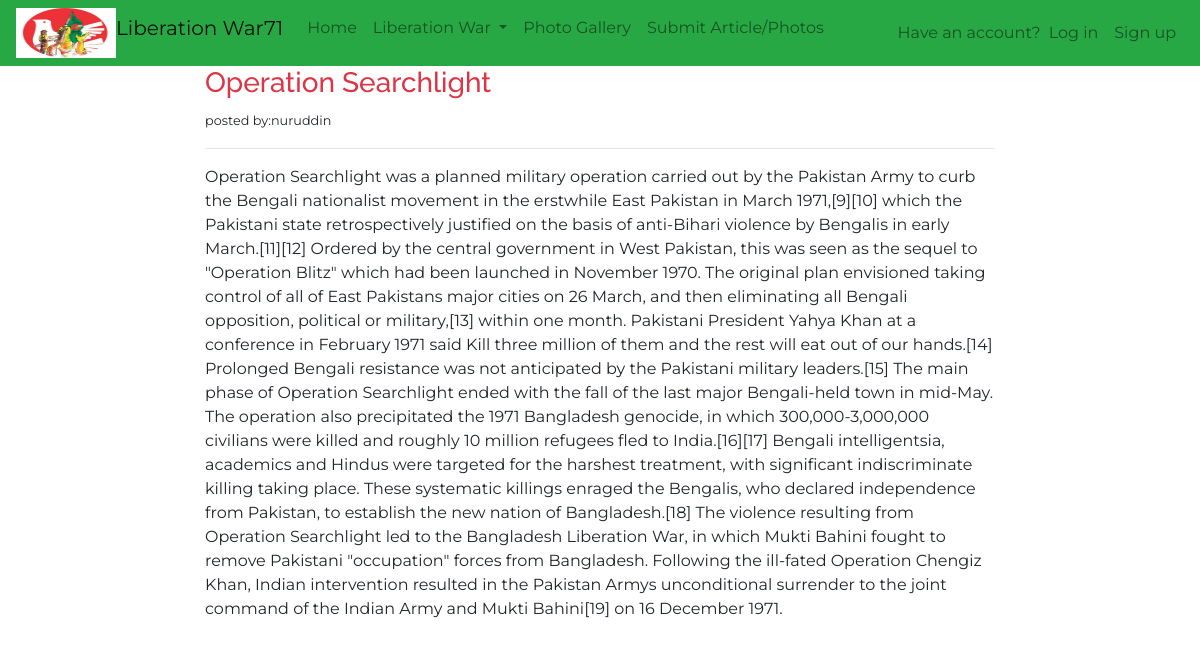
Screenshot of /display_article.php?article_id=1 with the database file from the repository.
### tables this page shows
CREATE TABLE IF NOT EXISTS `articles` (
  `article_id` int(11) NOT NULL AUTO_INCREMENT,
  `title` varchar(100) NOT NULL,
  `section_name`  varchar(50) NOT NULL,
  `description` text,
  `user_id` int(11) NOT NULL,
  `approve_status` BOOLEAN,
  `view_count` int NOT NULL,
    PRIMARY KEY (`article_id`),
    FOREIGN KEY (`user_id`)
    REFERENCES users(`user_id`)
);

CREATE TABLE IF NOT EXISTS `users` (
  `user_id` int(11) NOT NULL AUTO_INCREMENT,
  `name` varchar(25) NOT NULL,
  `email` varchar(50) NOT NULL,
  `password` varchar(50) NOT NULL,
  `gender` varchar(10) NOT NULL,
  PRIMARY KEY (`user_id`)
);

### database.php (called while the page is built, shortened)
<?php
class DB_con
{
	public $conn;
	function __construct()
	{
		$this->conn = mysqli_connect(DB_SERVER,DB_USER,DB_PASS,DB_NAME) or die('localhost connection problem'.mysqli_connect_error());
	}
	public function get_articles_by_id($id)
	{
		$sql = "SELECT article_id,title,section_name,description,name,view_count FROM users,articles WHERE users.user_id=articles.user_id AND article_id=$id";
		$sql1= "UPDATE articles SET  view_count= view_count+1 WHERE article_id=$id";
		mysqli_query($this->conn, $sql1);
		$res = mysqli_query($this->conn, $sql);
		return $res;
	}
}
?>

### display_article.php (the view, shortened to what this page needs)
<?php
        include_once 'navbar.php';
        include_once 'database.php';
        $id=$_GET['article_id'];
        $con = new DB_con();
        $result=$con->get_articles_by_id($id);
        while($row=mysqli_fetch_array($result)){
            ?>
            <div class="row">
                <div class="col-xl-2"></div>
                <div class="col-xl" style="font-family: 'Montserrat', sans-serif;">
                    <h3 class="text-danger" style="font-family: 'Raleway', sans-serif;"><?php echo $row['title'] ?></h3>
                    <small>posted by:<?php echo $row['name'] ?></small>
                    <hr>
                    <p><?php echo $row['description']?></p>
                    <br><br>
                </div>
                <div class="col-xl-2"></div>
            </div>
                <?php }?>

### rows the page displays
articles: title "Operation Searchlight", user.name "nuruddin", description "Operation Searchlight was a planned military operation carried out by the Pakistan Army to curb the Bengali nationalist movement in the erstwhile East Pakistan in March 1971,[9][10] which the Pakistani state retrospectively justified on the basis of anti-Bihari violence by Bengalis in early March.[11][12] Ordered by the central government in West Pakistan, this was seen as the sequel to \"Operation Blitz\" which had been launched in November 1970. The original plan envisioned taking control of all of East Pakistans major cities on 26 March, and then eliminating all Bengali opposition, political or military,[13] within one month. Pakistani President Yahya Khan at a conference in February 1971…"
